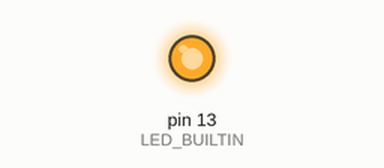
Bench run of a sketch on a simulated Arduino Uno, built with avr-gcc and run on an emulated ATmega328P. Parts: output pins drawn as LEDs (lit = HIGH).

Above: at 0.8 s.
At 16.1 s:
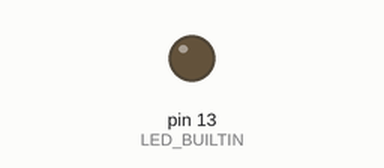
Timing chart, 0 to 22.1 s (numbered marks = the images above):
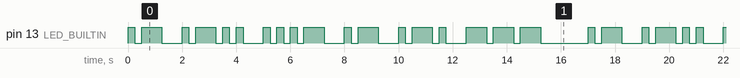

The sketch:

FunctionalProgramming1.ino
```cpp
int dotDuration = 250;
void setup() {pinMode(LED_BUILTIN, OUTPUT);
  // put your setup code here, to run once:

}

void loop() {
  //morseA
    morseDot();
    morseDash();
    delay(2*dotDuration);
  //morseL
    morseDot();
    morseDash();
    morseDot();
    morseDot();
    delay(2*dotDuration);
  //morseV
    morseDot();
    morseDot();
    morseDot();
    morseDash();
    delay(2*dotDuration);
    //morseA
    morseDot();
    morseDash();
    delay(2*dotDuration);
  //morseR
    morseDot();
    morseDash();
    morseDot();
    delay(2*dotDuration);
  //morseO
    morseDash();
    morseDash();
    morseDash();
    delay(6*dotDuration);

 // put your main code here, to run repeatedly:

}

void morseDot() {
     digitalWrite(LED_BUILTIN,HIGH);
     delay(dotDuration);
     digitalWrite(LED_BUILTIN,LOW);
     delay(dotDuration);
}

void morseDash() {
     digitalWrite(LED_BUILTIN,HIGH);
     delay(dotDuration*3);
     digitalWrite(LED_BUILTIN,LOW);
     delay(dotDuration);
}
```

Measured:
- by itself, pin 13 (LED_BUILTIN): moves between LOW and HIGH, repeating every 17.0 s
- by itself, everything shown: repeats every 17.0 s, in 36 steps
